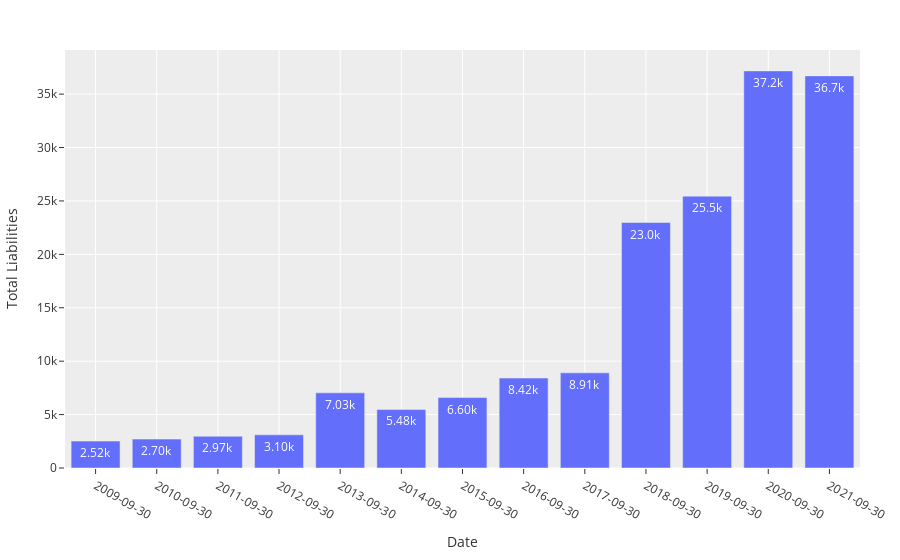

Notebook cell for this chart:
### Markdown cell above
### Debt

### Code cell
fig_debt = px.bar(dict_balsheet[st]['Total Liabilities'], y='Total Liabilities', text_auto='.3s')
fig_debt.update_xaxes(type='category')
fig_debt.update_layout(template=THEME, margin = MARGIN)
fig_debt.show()

### Figure 1 — Plotly figure (JSON) as saved in the notebook; plotly's stock layout.template omitted (floating-point values rounded to 4 significant figures)
{"data": [{"alignmentgroup": "True", "hovertemplate": "Date=%{x}<br>Total Liabilities=%{y}<extra></extra>", "legendgroup": "", "marker": {"color": "#636efa", "pattern": {"shape": ""}}, "name": "", "offsetgroup": "", "orientation": "v", "showlegend": false, "textposition": "auto", "texttemplate": "%{y:.3s}", "type": "bar", "x": ["2009-09-30", "2010-09-30", "2011-09-30", "2012-09-30", "2013-09-30", "2014-09-30", "2015-09-30", "2016-09-30", "2017-09-30", "2018-09-30", "2019-09-30", "2020-09-30", "2021-09-30"], "xaxis": "x", "y": [2520.0, 2704.0, 2973.0, 3105.0, 7034.0, 5479.0, 6596.0, 8422.0, 8909.0, 22980.0, 25450.0, 37170.0, 36710.0], "yaxis": "y"}], "layout": {"barmode": "relative", "legend": {"tracegroupgap": 0}, "margin": {"b": 30, "l": 25, "r": 25, "t": 50}, "xaxis": {"anchor": "y", "domain": [0, 1], "title": {"text": "Date"}, "type": "category"}, "yaxis": {"anchor": "x", "domain": [0, 1], "title": {"text": "Total Liabilities"}}}}
